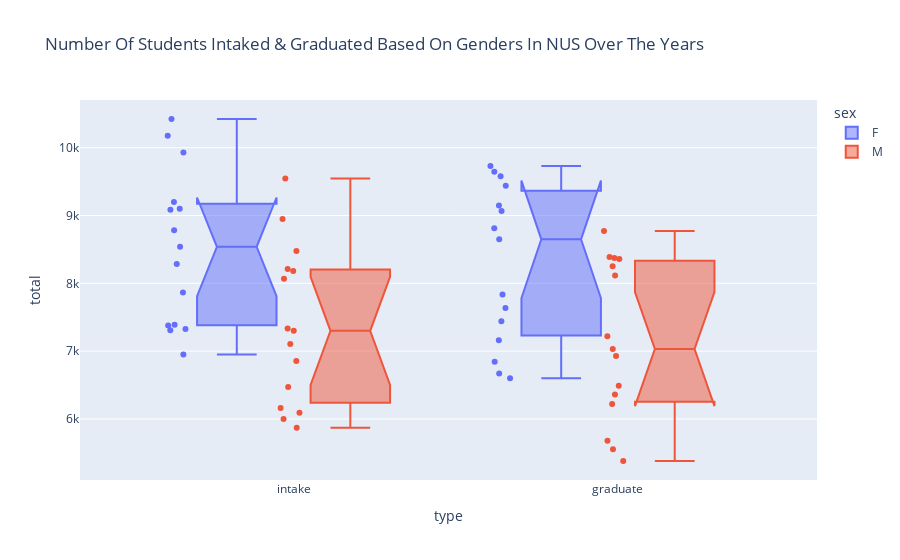

Notebook cell for this chart:
### Code cell
import plotly.express as px
fig = px.box(intake_grad, x="type", y="total", color="sex",
             notched = True, # used notched shape
             title="Number Of Students Intaked & Graduated Based On Genders In NUS Over The Years",
             hover_data = ["year"],
             points = "all")
fig.show()

### Figure 1 — Plotly figure (JSON) as saved in the notebook; plotly's stock layout.template omitted (floating-point values rounded to 4 significant figures)
{"data": [{"alignmentgroup": "True", "boxpoints": "all", "customdata": [[2000], [2000], [2001], [2001], [2002], [2002], [2003], [2003], [2004], [2004], [2005], [2005], [2006], [2006], [2007], [2007], [2008], [2008], [2009], [2009], [2010], [2010], [2011], [2011], [2012], [2012], [2013], [2013], [2014], [2014]], "hoverlabel": {"namelength": 0}, "hovertemplate": "sex=F<br>type=%{x}<br>total=%{y}<br>year=%{customdata[0]}", "legendgroup": "F", "marker": {"color": "#636efa"}, "name": "F", "notched": true, "offsetgroup": "F", "orientation": "v", "showlegend": true, "type": "box", "x": ["intake", "graduate", "intake", "graduate", "intake", "graduate", "intake", "graduate", "intake", "graduate", "graduate", "intake", "intake", "graduate", "graduate", "intake", "graduate", "intake", "graduate", "intake", "graduate", "intake", "graduate", "intake", "graduate", "intake", "graduate", "intake", "intake", "graduate"], "x0": " ", "xaxis": "x", "y": [7326, 6601, 7377, 6671, 7390, 6844, 6950, 7160, 7307, 7440, 7636, 7863, 8285, 7836, 8811, 9099, 8649, 8538, 9731, 9084, 9065, 8781, 9146, 9200, 9440, 9929, 9577, 10175, 10423, 9647], "y0": " ", "yaxis": "y"}, {"alignmentgroup": "True", "boxpoints": "all", "customdata": [[2000], [2000], [2001], [2001], [2002], [2002], [2003], [2003], [2004], [2004], [2005], [2005], [2006], [2006], [2007], [2007], [2008], [2008], [2009], [2009], [2010], [2010], [2011], [2011], [2012], [2012], [2013], [2013], [2014], [2014]], "hoverlabel": {"namelength": 0}, "hovertemplate": "sex=M<br>type=%{x}<br>total=%{y}<br>year=%{customdata[0]}", "legendgroup": "M", "marker": {"color": "#EF553B"}, "name": "M", "notched": true, "offsetgroup": "M", "orientation": "v", "showlegend": true, "type": "box", "x": ["graduate", "intake", "graduate", "intake", "intake", "graduate", "intake", "graduate", "graduate", "intake", "intake", "graduate", "intake", "graduate", "graduate", "intake", "graduate", "intake", "intake", "graduate", "graduate", "intake", "graduate", "intake", "graduate", "intake", "intake", "graduate", "intake", "graduate"], "x0": " ", "xaxis": "x", "y": [5553, 6092, 5380, 5869, 5999, 5679, 6161, 6359, 6220, 6470, 6853, 6490, 7332, 7031, 6929, 7106, 7218, 7299, 8183, 8388, 8253, 8067, 8357, 8213, 8116, 8475, 8948, 8375, 9544, 8773], "y0": " ", "yaxis": "y"}], "layout": {"boxmode": "group", "legend": {"title": {"text": "sex"}, "tracegroupgap": 0}, "title": {"text": "Number Of Students Intaked & Graduated Based On Genders In NUS Over The Years"}, "xaxis": {"anchor": "y", "domain": [0, 1], "title": {"text": "type"}}, "yaxis": {"anchor": "x", "domain": [0, 1], "title": {"text": "total"}}}}
